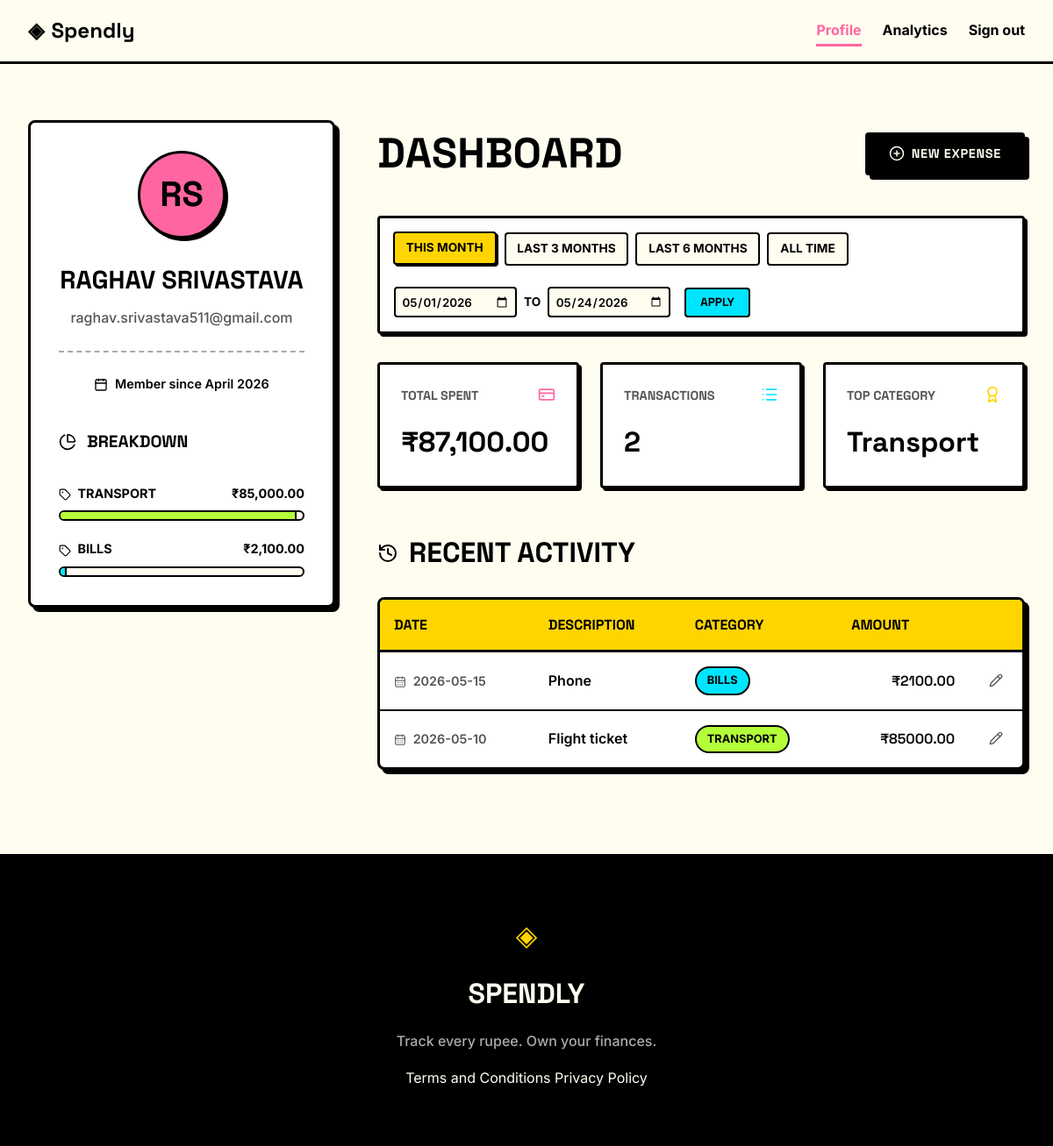
The page /profile?date_from=2026-05-01&date_to=2026-05-24 (signed in) on the database as committed earlier.
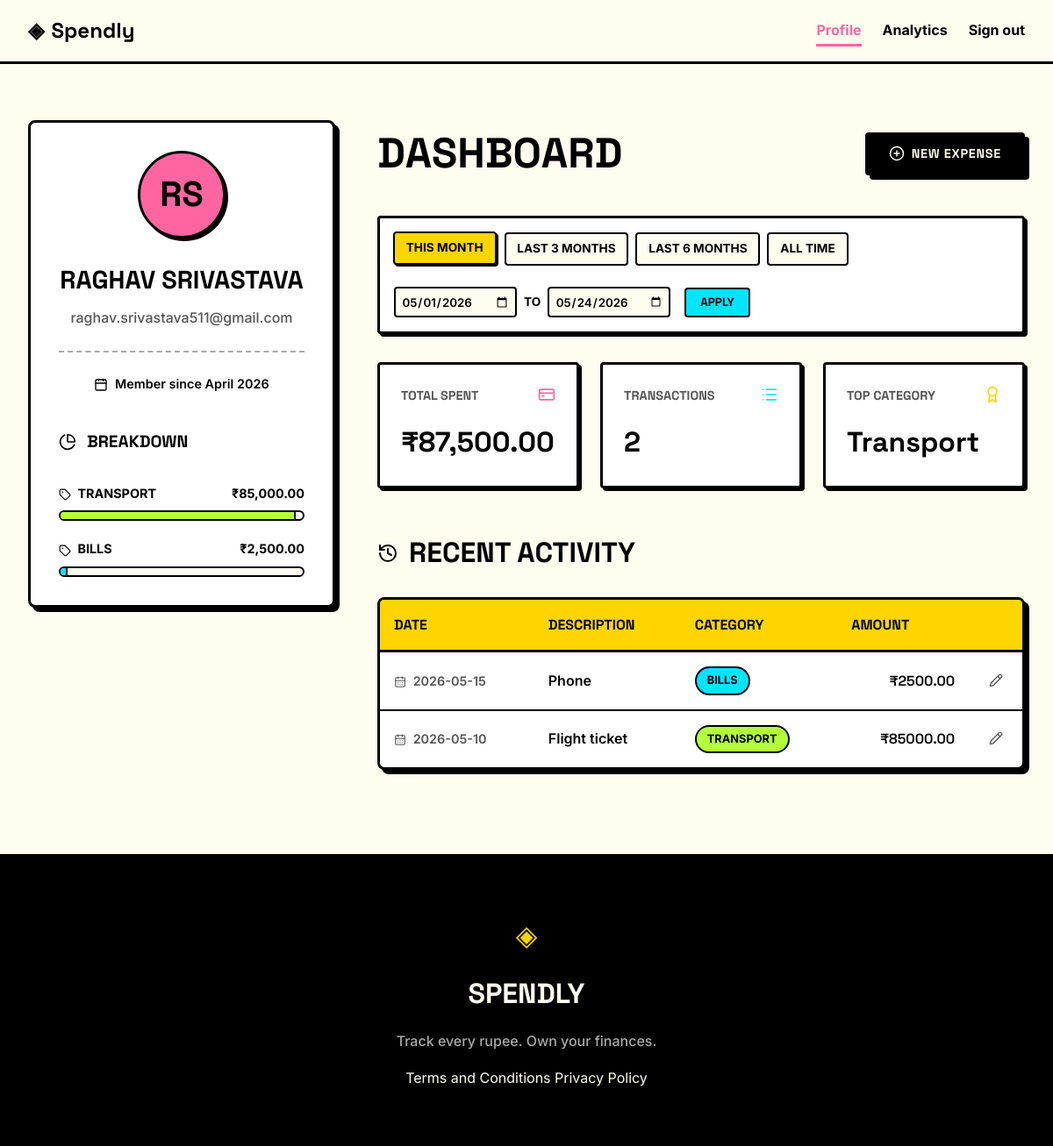
The same page on the database as committed later.
### tables this page shows
CREATE TABLE expenses (
            id INTEGER PRIMARY KEY AUTOINCREMENT,
            user_id INTEGER NOT NULL,
            amount REAL NOT NULL,
            category TEXT NOT NULL,
            date TEXT NOT NULL,
            description TEXT,
            created_at TEXT DEFAULT CURRENT_TIMESTAMP,
            FOREIGN KEY (user_id) REFERENCES users (id)
        );

### app.py (the view)
@app.route("/profile")
def profile():
    if not g.user:
        return redirect(url_for("login"))
    date_from_raw = request.args.get("date_from")
    date_to_raw = request.args.get("date_to")
    date_from = None
    date_to = None
    if date_from_raw and date_to_raw:
        try:
            datetime.strptime(date_from_raw, "%Y-%m-%d")
            datetime.strptime(date_to_raw, "%Y-%m-%d")
            if date_from_raw > date_to_raw:
                flash("Start date must be before end date.")
            else:
                date_from = date_from_raw
                date_to = date_to_raw
        except ValueError:
            pass
    today = datetime.now()
    this_month_start = today.replace(day=1).strftime("%Y-%m-%d")
    last_3_months_start = (today - timedelta(days=90)).strftime("%Y-%m-%d")
    last_6_months_start = (today - timedelta(days=180)).strftime("%Y-%m-%d")
    today_str = today.strftime("%Y-%m-%d")
    presets = {
        "this_month": {"from": this_month_start, "to": today_str},
        "last_3_months": {"from": last_3_months_start, "to": today_str},
        "last_6_months": {"from": last_6_months_start, "to": today_str},
    }
    created_at = datetime.strptime(g.user["created_at"], "%Y-%m-%d %H:%M:%S")
    member_since = created_at.strftime("%B %Y")
    name_parts = g.user["name"].split()
    initials = "".join([part[0].upper() for part in name_parts[:2]])
    user_data = {
        "name": g.user["name"],
        "email": g.user["email"],
        "initials": initials,
        "member_since": member_since,
    }
    stats_data = get_user_stats(g.user["id"], date_from, date_to)
    stats = {
        "total_spent": f"₹{stats_data['total_spent']:,.2f}",
        "transaction_count": stats_data["transaction_count"],
        "top_category": stats_data["top_category"],
    }
    db_transactions = get_recent_transactions(g.user["id"], date_from, date_to)
    transactions = [
        {
            "id": t["id"],
            "date": t["date"],
            "description": t["description"],
            "category": t["category"],
            "amount": f"₹{t['amount']:.2f}",
        }
        for t in db_transactions
    ]
    db_categories = get_category_breakdown(g.user["id"], date_from, date_to)
    total_spent_raw = stats_data["total_spent"]
    category_breakdown = []
    for cat in db_categories:
        percentage = (
            (cat["total"] / total_spent_raw * 100) if total_spent_raw > 0 else 0
        )
        category_breakdown.append(
            {
                "name": cat["category"],
                "total": f"₹{cat['total']:,.2f}",
                "percentage": percentage,
            }
        )
    return render_template(
        "profile.html",
        user=user_data,
        stats=stats,
        transactions=transactions,
        categories=category_breakdown,
        date_from=date_from,
        date_to=date_to,
        presets=presets,
    )

### app.py (called while the page is built)
@app.before_request
def load_logged_in_user():
    user_id = session.get("user_id")
    if user_id is None:
        g.user = None
    else:
        g.user = get_user_by_id(user_id)

### database/db.py (called while the page is built)
def get_db():
    db_path = current_app.config.get("DATABASE", DATABASE) if current_app else DATABASE
    conn = sqlite3.connect(db_path)
    conn.row_factory = sqlite3.Row
    conn.execute("PRAGMA foreign_keys = ON;")
    return conn

def get_user_by_id(user_id):
    conn = get_db()
    cursor = conn.cursor()
    cursor.execute("SELECT * FROM users WHERE id = ?", (user_id,))
    user = cursor.fetchone()
    conn.close()
    return user

def get_recent_transactions(user_id, date_from=None, date_to=None):
    conn = get_db()
    cursor = conn.cursor()
    query = "SELECT * FROM expenses WHERE user_id = ?"
    params = [user_id]
    if date_from and date_to:
        query += " AND date BETWEEN ? AND ?"
        params.extend([date_from, date_to])
    query += " ORDER BY date DESC, created_at DESC"
    cursor.execute(query, params)
    transactions = cursor.fetchall()
    conn.close()
    return transactions

### templates/profile.html (shortened to what the changed rows need)
{% extends "base.html" %}
{% block head %}
<link rel="stylesheet" href="{{ url_for('static', filename='css/profile.css') }}">
{% endblock %}
{% block content %}
<div class="profile-container">
    <aside class="profile-sidebar">
        <div class="user-card">
            <h1 class="user-name">{{ user.name }}</h1>
            <div class="category-breakdown">
                <h2 class="section-title" style="font-size: 1.2rem; margin-top: 2.5rem;">
                    <i data-lucide="pie-chart" style="width: 20px; height: 20px;"></i>
                    Breakdown
                </h2>
                <div class="category-list">
                    {% for cat in categories %}
                    <div class="category-item">
                        <div class="category-info">
                            <span>
                                <i data-lucide="tag" style="width: 14px; height: 14px; vertical-align: middle; margin-right: 4px;"></i>
                                {{ cat.name }}
                            </span>
                            <span>{{ cat.total }}</span>
                        </div>
                        <div class="category-progress">
                            <div class="category-fill fill-{{ cat.name|lower }}" style="width: {{ cat.percentage }}%;"></div>
                        </div>
                    </div>
                    {% endfor %}
                </div>
            </div>
        </div>
    </aside>
    <section class="profile-main">
        <div class="dashboard-header-row">
            <h1 class="auth-title">Dashboard</h1>
        </div>
        <div class="profile-stats">
            <div class="stat-card">
                <div style="display: flex; justify-content: space-between; align-items: flex-start; margin-bottom: 0.5rem;">
                    <span class="stat-label">Total Spent</span>
                    <i data-lucide="credit-card" style="color: var(--accent-pink); width: 20px; height: 20px;"></i>
                </div>
                <span class="stat-value">{{ stats.total_spent }}</span>
            </div>
        </div>
        <h2 class="section-title">
            <i data-lucide="history" style="width: 24px; height: 24px;"></i>
            Recent Activity
        </h2>
        <div class="table-container">
            <table class="tx-table">
                <thead>
                    <tr>
                        <th>Date</th>
                        <th>Description</th>
                        <th>Category</th>
                        <th class="amount-col">Amount</th>
                        <th style="width: 50px;"></th>
                    </tr>
                </thead>
                <tbody>
                    {% for tx in transactions %}
                    <tr>
                        <td style="color: var(--ink-muted); font-size: 0.9rem;">
                            <i data-lucide="calendar-days" style="width: 14px; height: 14px; vertical-align: middle; margin-right: 4px;"></i>
                            {{ tx.date }}
                        </td>
                        <td>{{ tx.description }}</td>
                        <td>
                            <span class="category-badge badge-{{ tx.category|lower|replace(' ', '-') }}">
                                {{ tx.category }}
                            </span>
                        </td>
                        <td class="amount-col">{{ tx.amount }}</td>
                        <td style="text-align: right;">
                            <a href="{{ url_for('edit_expense', id=tx.id) }}" class="edit-link" title="Edit Expense">
                                <i data-lucide="pencil" style="width: 16px; height: 16px; color: var(--ink-muted);"></i>
                            </a>
                        </td>
                    </tr>
                    {% endfor %}
                </tbody>
            </table>
        </div>
    </section>
</div>
{% endblock %}

Rows that differ between the two databases and show on the page:
changed expenses "Phone": amount "₹2100.00" → "₹2500.00"
Other text that changed with them:
{{ cat.percentage }}: 97.58897818599311 → 97.14285714285714 (drawn)
{{ stats.total_spent }}: "₹87,100.00" → "₹87,500.00"
new list line: "BILLS ₹2,500.00"
list line gone: "BILLS ₹2,100.00"
